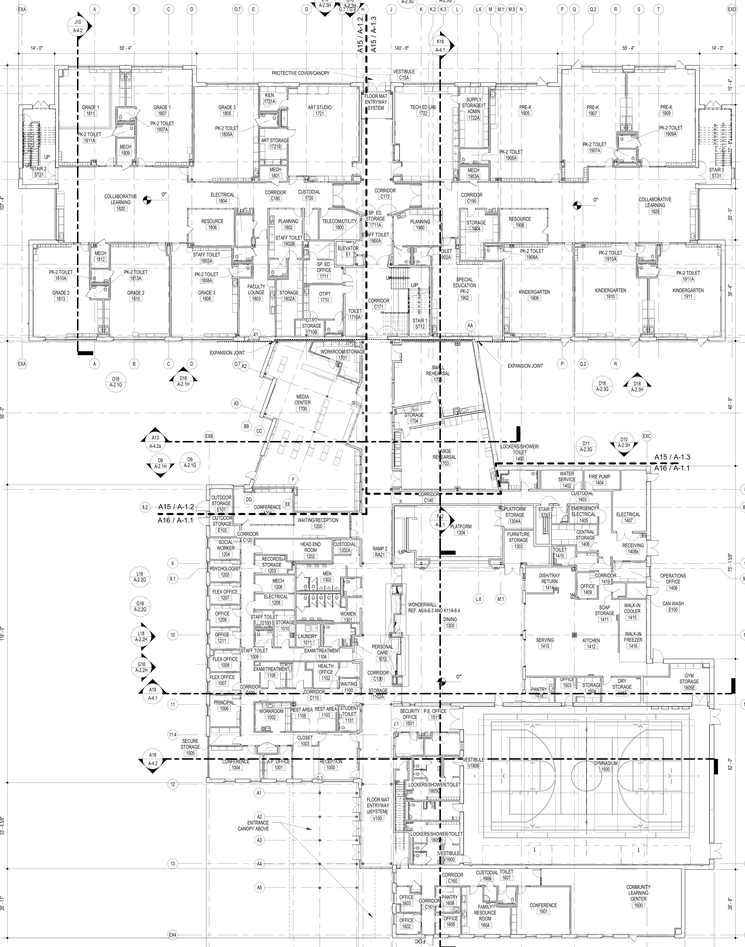
#> input picture data/plans/without_symbols/Architectural-Structural-Holabird-Bid-Set-Drawings[1]-07.png, 745 x 947 px, shrunk from 3629 x 4610 before the run; its folder holds 4 pictures in this run
$ jupyter execute --allow-errors train_data_creation_v2.ipynb   (text cells are left out)
#> lines starting #> are read from the running program, lines starting #| are printed output that depends on the picture; pictures that were not available may be replaced by others from this repository, and a replacement may not be noted
[cell 1]
from PIL import Image
import random
import numpy as np
import matplotlib.pyplot as plt
import os

[cell 2]
# function that returns more "realistic" symbol placement on the background plan image

def position_symbol_near_line(overlay_shape, background_array, theta, line_length):
    max_counter = 5000
    edge_width = 1
    padding = 5
    edge_thres = 120
    overlap_thres = 240

    ow = overlay_shape[0]
    oh = overlay_shape[1]

    bckw = background_array.shape[1]
    bckh = background_array.shape[0]

    counter = 0
    while True:
        counter += 1
        x = random.randint( (0 + line_length), (bckw - ow - edge_width - line_length) )
        y = random.randint( (0 + line_length), (bckh - oh - edge_width - line_length) )


        if theta == 0:
            val = background_array[(y+oh):(y+oh+edge_width), (x-line_length):(x+ow+line_length), :].mean()
        elif theta == 90:
            val = background_array[y-line_length:y+oh+line_length, (x+ow):(x+ow+edge_width), :].mean()
        elif theta == 180:
            val = background_array[y:(y+edge_width), x-line_length:x+ow+line_length, :].mean()
        else:
            val = background_array[y-line_length:y+oh+line_length, x:(x+edge_width), :].mean()

        cov = background_array[y-padding:y+oh+padding, x-padding:x+ow+padding, :].mean()

        if (val < edge_thres) and (cov > overlap_thres): # first condition "ties" the symbol to a horizontal or vertical line, 2nd condition makes sure it's overlayed on a mostly empty background
            return x, y
        elif counter == max_counter:
            return -1, -1


def position_symbol_randomly(overlay_shape, background_array):
    max_counter = 5000
    padding = 5
    overlap_thres = 240

    ow = overlay_shape[0]
    oh = overlay_shape[1]

    bckw = background_array.shape[1]
    bckh = background_array.shape[0]

    counter = 0
    while True:
        counter += 1
        x = random.randint(0, bckw - ow - 1)
        y = random.randint(0, bckh - oh - 1)

        cov = background_array[y-padding:y+oh+padding, x-padding:x+ow+padding, :].mean()

        if cov > overlap_thres:
            return x, y
        elif counter == max_counter:
            return -1, -1


def get_label(overlay_filename):
    if "duplex" in overlay_filename:
        return 0
    if "quad" in overlay_filename:
        return 1
    if "special" in overlay_filename:
        return 2
    if "switch" in overlay_filename:
        return 3

[cell 3]
def generate_training_data(random_placement=False):
#> called with random_placement = True
    symbols_folder = '../data/auto_generated_symbols/'
    drawings_folder = '../data/plans/without_symbols/'
    output_folder = '../data/auto_generated_training/_temp_output_dir/'
    output_image_size = 512
    num_symbols_to_overlay = random.choice([3,4,5,6,7,8])  # set up the number of symbols to overlay in each image


    # get a list of all the images from both symbols and drawings
    symbol_images = os.listdir(symbols_folder)
    background_images = os.listdir(drawings_folder)

    # select a set of paths to overlay images
    overlay_images = random.choices(symbol_images, k=num_symbols_to_overlay)

    # create a random image patch (background_patch) from a random background image
    background_image_name = random.choice(background_images)
    background_image = Image.open(os.path.join(drawings_folder, background_image_name))
#> background_image is the input picture: PIL image 745x947 RGBA; mean R, G, B, A 240.5, 240.5, 240.5, 255
    background_array = np.asarray(background_image)  # convert the image to an array so a patch can be randomized from it
    xpatch = random.randint(0, background_image.width-output_image_size)
#> xpatch = 122
    ypatch = random.randint(0, background_image.height-output_image_size)
#> ypatch = 183
    patch_array = background_array[ypatch:ypatch+output_image_size, xpatch:xpatch+output_image_size, :]
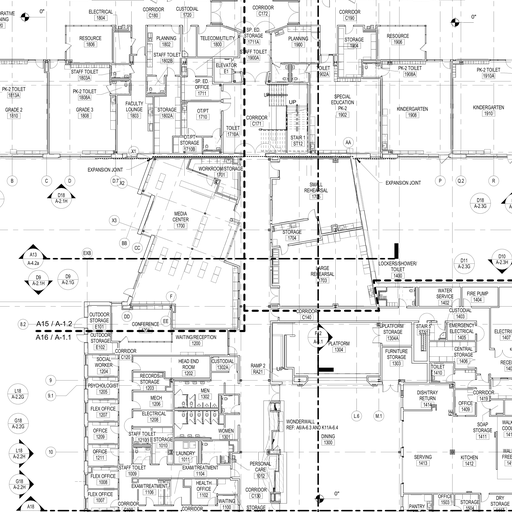
#> patch_array: shape (512, 512, 4); mean R, G, B, A 235.8, 235.8, 235.8, 255
    background_patch = Image.fromarray(patch_array, 'RGBA')


    yolo_data = '' # add onto this string for each added symbol

    for i, overlay_image in enumerate(overlay_images):

        overlay = Image.open(os.path.join(symbols_folder, overlay_image)).convert('RGB') # open this overlay image. .convert('RGB') ensures that we get three channels
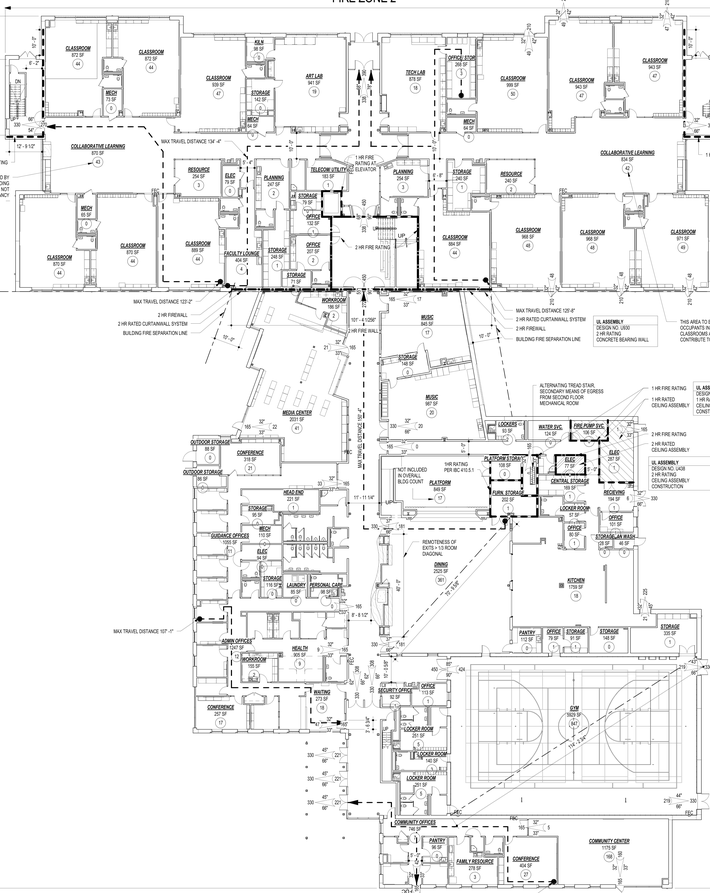
#> input picture data/plans/without_symbols/Architectural-Structural-Holabird-Bid-Set-Drawings[1]-04.png, 710 x 893 px, shrunk from 3455 x 4349 before the run, given as the content of the folder ../data/auto_generated_symbols/, which was not available
        overlay = overlay.convert('RGBA')  # convert (mostly) white pixels to transparent
#> overlay is the input picture: PIL image 710x893 RGBA; mean R, G, B, A 240.8, 240.8, 240.8, 255

        datas = overlay.getdata()
        newData = []
        for item in datas:
            if item[0] >= 230 and item[1] >= 230 and item[2] >= 230: # cutoff of 230 seems to work, has to be lower than 255
                newData.append((255, 255, 255, 0))
            else:
                newData.append(item)
#> after the loop, newData = 634030 items
        overlay.putdata(newData)


        # resize the overlay to match background drawing size
        overlay_size = max(overlay.size)
#> overlay_size = 893
        overlay_scale = random.randint(22, 36)/overlay_size
#> overlay_scale = 0.0347
        # overlay_scale = (random.uniform(0.03, 0.06)*output_image_size)/overlay_size
        overlay = overlay.resize((int(overlay.size[0]*overlay_scale), int(overlay.size[1]*overlay_scale)))
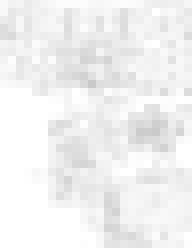
#> overlay: PIL image 24x31 RGBA (shown 8 times larger); mean R, G, B, A 147.9, 147.9, 147.9, 44; transparent parts drawn white

        # rotate overlay
        angle = random.choice([0, 90, 180, 270]) # choose a random cardinal direction
        overlay = overlay.rotate(angle, expand=True)
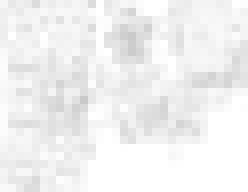
#> overlay: PIL image 31x24 RGBA (shown 8 times larger); mean R, G, B, A 147.9, 147.9, 147.9, 44; transparent parts drawn white
        if random_placement == False:
            x, y = position_symbol_near_line(overlay.size, patch_array, theta=angle, line_length=25)
        elif random_placement == True:
            x, y = position_symbol_randomly(overlay.size, patch_array)
#> the loop in position_symbol_randomly, `while True:` made 4 passes
#> cov on passes 1 to 4: 231.8, 237.7, 236.6, 243.1
#> after the loop in position_symbol_randomly, `while True:`: counter = 4
#> x = 316; y = 409
        if x == y == -1:
            num_symbols_to_overlay -= 1
            continue # symbol couldn't be placed on the patch, skip and proceed to next one

        background_patch.paste(overlay, (x, y), overlay)
        patch_array = np.asarray(background_patch)

        # add YOLO bounding box data to string
        x_center = (x + 0.5*overlay.width)/background_patch.width
#> x_center = 0.647
        y_center = (y + 0.5*overlay.height)/background_patch.height
#> y_center = 0.822
        width = overlay.width/background_patch.width
#> width = 0.0605
        height = overlay.height/background_patch.height
#> height = 0.0469
        yolo_data += f'{get_label(overlay_images[i])} {x_center:.6f} {y_center:.6f} {width:.6f} {height:.6f}\n'
#> pass 2 of the loop in generate_training_data, `for i, overlay_image in enumerate(overlay_images):`:
#> in generate_training_data, `overlay = overlay.resize((int(overlay.size[0]*overlay_scale), int(over..`:
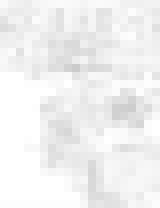
#> overlay: PIL image 20x26 RGBA (shown 8 times larger); mean R, G, B, A 151.4, 151.4, 151.4, 43.9; transparent parts drawn white
#> the loop in position_symbol_randomly, `while True:` made 3 passes
#> cov on passes 1 to 3: 232.2, 234.4, 245.5
#> after the loop in position_symbol_randomly, `while True:`: counter = 3
#> in generate_training_data, `x, y = position_symbol_randomly(overlay.size, patch_array)`: x = 460; y = 435
#> in generate_training_data, `background_patch.paste(overlay, (x, y), overlay)`:
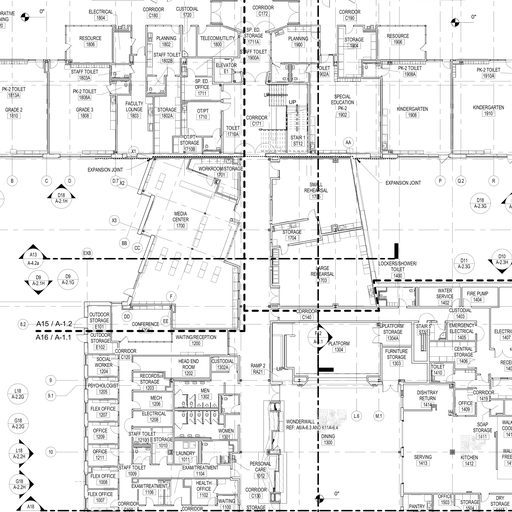
#> background_patch: PIL image 512x512 RGBA; mean R, G, B, A 235.7, 235.7, 235.7, 254.8; transparent parts drawn white
#> x_center = 0.924
#> y_center = 0.869

    # print(f"{num_symbols_to_overlay}/{i+1} symbols placed on patch")
    # output_path = os.path.join(output_folder, background_image_name[:-4])

    return output_folder, background_patch, yolo_data

[cell 4]
output_path, image_output, yolo_data = generate_training_data(random_placement=True)
print(yolo_data)
image_output

[cell 5]
import shutil
# shutil.rmtree('../data/auto_generated_training') # deletes this folder

#> (a cell that did not finish here is left out)

#> call 2 of generate_training_data, with random_placement = True
#> in generate_training_data (call 2), `patch_array = background_array[ypatch:ypatch+output_image_size, xpatch..`:
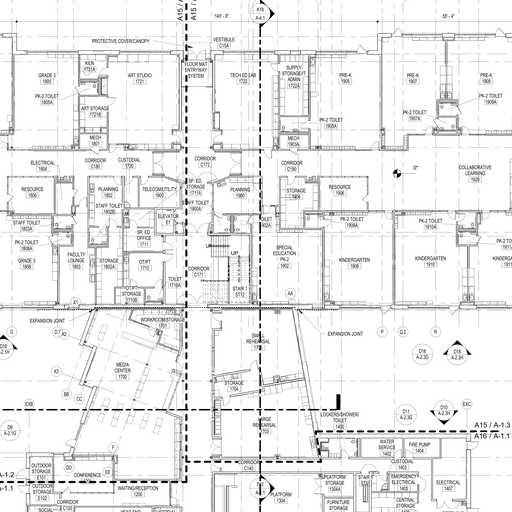
#> patch_array: shape (512, 512, 4); mean R, G, B, A 237.4, 237.4, 237.4, 255
#> the loop in position_symbol_randomly (call 2), `while True:` made 1 pass
#> cov on pass 1: 243.3
#> in generate_training_data (call 2), `x, y = position_symbol_randomly(overlay.size, patch_array)`: x = 122; y = 411
#> in generate_training_data (call 2), `x_center = (x + 0.5*overlay.width)/background_patch.width`: x_center = 0.263
#> in generate_training_data (call 2), `y_center = (y + 0.5*overlay.height)/background_patch.height`: y_center = 0.821
#> pass 2 of the loop `for i in range(1,10000):`:
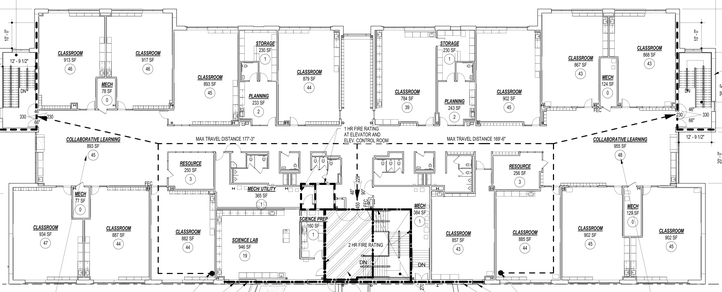
#> input picture data/plans/without_symbols/Architectural-Structural-Holabird-Bid-Set-Drawings[1]-05.png, 722 x 292 px, shrunk from 3516 x 1424 before the run
#> in generate_training_data, background_image is the input picture: PIL image 722x292 RGBA; mean R, G, B, A 237.1, 237.1, 237.1, 255

    if i==1:
        os.makedirs(output_folder+"images/")
        os.makedirs(output_folder+"labels/")

    if yolo_data != "":
        output_path = output_folder + "images/ag_" + str(i).zfill(4) + ".png"
        background_patch.save(output_path)

        output_path = output_folder + "labels/ag_" + str(i).zfill(4) + ".txt"
        with open(output_path, mode="w") as f:
            f.write(yolo_data)

[cell 7]
# split into train, valid and test folders
output_dir = output_folder.replace('_temp_output_dir/','')
train_split = 0.5
valid_split = 0.3
test_split = 0.2

os.makedirs(output_dir+"train/images")
os.makedirs(output_dir+"train/labels")
os.makedirs(output_dir+"valid/images")
os.makedirs(output_dir+"valid/labels")
os.makedirs(output_dir+"test/images")
os.makedirs(output_dir+"test/labels")

imagelist = os.listdir(output_folder+"images")
labellist = os.listdir(output_folder+"labels")
n = len(imagelist)
print(f"Partitioning {n} images into train, valid, and test")

idx_set = [i for i in range(0,n)]
#> idx_set = []
idx_train_set = random.sample(idx_set, int(n*train_split))
idx_set = [i for i in idx_set if i not in idx_train_set]
idx_valid_set = random.sample(idx_set, int(n*valid_split))
idx_test_set = [i for i in idx_set if i not in idx_valid_set]

for idx in idx_train_set:
    os.rename(output_folder+"images/"+imagelist[idx], output_dir+"train/images/"+imagelist[idx])
    os.rename(output_folder+"labels/"+labellist[idx], output_dir+"train/labels/"+labellist[idx])
for idx in idx_valid_set:
    os.rename(output_folder+"images/"+imagelist[idx], output_dir+"valid/images/"+imagelist[idx])
    os.rename(output_folder+"labels/"+labellist[idx], output_dir+"valid/labels/"+labellist[idx])
for idx in idx_test_set:
    os.rename(output_folder+"images/"+imagelist[idx], output_dir+"test/images/"+imagelist[idx])
    os.rename(output_folder+"labels/"+labellist[idx], output_dir+"test/labels/"+labellist[idx])

os.rmdir(output_folder+"images/")
os.rmdir(output_folder+"labels/")

shutil.rmtree(output_folder)
